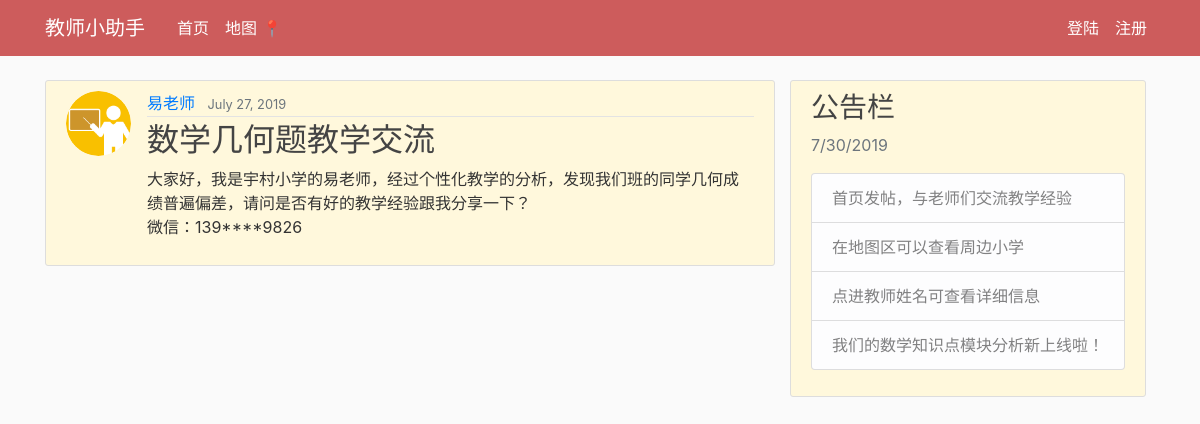
The page / on the database its author committed.
### Education/models.py (models this page shows, shortened)
class Post(models.Model):
    title = models.CharField(max_length=100)
    content =models.TextField()
    date_posted=models.DateTimeField(default=timezone.now())
    Teacher = models.ForeignKey(User, on_delete=models.CASCADE)

### users/models.py (models this page shows, shortened)
class Profile(models.Model):
    user=models.OneToOneField(User,on_delete=models.CASCADE)
    image=models.ImageField(default='default.jpg',upload_to='profile_pics')

### Education/views.py (the view)
# urls.py: path('', PostListView.as_view(), name='home-page'),
class PostListView(ListView):
    model=Post
    template_name = 'Education/home.html' #<app>/<model>_<viewtype>.html
    context_object_name ='posts'
    ordering =['-date_posted'] #from latest to oldest

### Education/Templates/Education/home.html (shortened to what this page needs)
{%load static%}
<!DOCTYPE html>
<html lang="en" dir="ltr">
  <head>
    <link rel="stylesheet" href="https://stackpath.bootstrapcdn.com/bootstrap/4.3.1/css/bootstrap.min.css">
    <link rel="stylesheet" type="text/css" href="{% static 'Education/main.css' %}">
  </head>
  <body>
      <header class="site-header">
        <nav class="navbar navbar-expand-md navbar-dark bg-steel fixed-top">
          <div class="container">
            <a class="navbar-brand mr-4" href="{%url 'home-page'%}"> 教师小助手  </a>
            <div class="collapse navbar-collapse" id="navbarToggle">
              <div class="navbar-nav mr-auto">
                <a class="nav-item nav-link" href=" {%url 'home-page'%}">首页</a>
                <a class="nav-item nav-link" href="{%url 'home-map'%}">地图 📍</a>
              </div>
              <div class="navbar-nav">
                {% if user.is_authenticated %}
                <a class="nav-item nav-link" href="{%url 'post-create'%}">新帖子 ✍️</a>
                <a class="nav-item nav-link" href="{%url 'profile'%}">个人简介 👤</a>
                <a class="nav-item nav-link" href="{%url 'logout'%}">退出登陆 🚪</a>
                <a class="nav-item nav-link" href="{%url 'student-management'%}">学生管理 📈</a>
                {% else %}
                <a class="nav-item nav-link" href="{%url 'login'%}">登陆</a>
                <a class="nav-item nav-link" href="{%url 'register'%}">注册</a>
                {% endif %}
              </div>
            </div>
          </div>
        </nav>
      </header>
      <main role="main" class="container">
         <div class="row">
           <div class="col-md-8">
{% block content%}
    {% for post in posts %}
        <article class="media content-section">
          <img class="rounded-circle article-img" src="{{ post.Teacher.profile.image.url }}">
          <div class="media-body">
           <div class="article-metadata">
             <a class="mr-2" href="#">{{ post.Teacher }}</a>
             <small class="text-muted">{{ post.date_posted|date:"F d, Y"}}</small>
           </div>
           <h2><a class="article-title" href="{%url 'post-detail' post.id %}">{{ post.title }}</a></h2>
           <p class="article-content">{{ post.content }}</p>
          </div>
          </article>
    {% endfor %}
{%endblock content %}
 </div>
<div class="row">
   <div class="col-md-12">
    <div class="content-section">
      <h3>公告栏</h3>
        <p class='text-muted'>  7/30/2019
          <ul class="list-group">
           <li class="list-group-item list-group-item-light">
             首页发帖，与老师们交流教学经验</li>
           <li class="list-group-item list-group-item-light">在地图区可以查看周边小学</li>
           <li class="list-group-item list-group-item-light">点进教师姓名可查看详细信息</li>
           <li class="list-group-item list-group-item-light">我们的数学知识点模块分析新上线啦！</li>
    </ul>
   </p>
  </div>
 </div>
</div>
</div>
</main>
</body>
</html>

### Education/static/Education/main.css (style rules this page uses)
body { background: #fafafa; color: #333333; margin-top: 5rem; }
h1, h2, h3, h4, h5, h6 { color: #444444; }
ul { margin: 0; }
.bg-steel { background-color: #cd5c5c; }
.site-header .navbar-nav .nav-link { color: white; }
.content-section { background: #fff8dc; padding: 10px 20px; border: 1px solid #dddddd; border-radius: 3px; margin-bottom: 20px; }
.article-title { color: #444444; }
.article-content { white-space: pre-line; }
.article-img { height: 65px; width: 65px; margin-right: 16px; }
.article-metadata { padding-bottom: 1px; margin-bottom: 4px; border-bottom: 1px solid #e3e3e3 }

### rows shown on the page
Post: Teacher.profile.image (placeholder picture), Teacher "易老师", date_posted "July 27, 2019", title "数学几何题教学交流", content "大家好，我是宇村小学的易老师，经过个性化教学的分析，发现我们班的同学几何成绩普遍偏差，请问是否有好的教学经验跟我分享一下？ 微信：139****9826"
